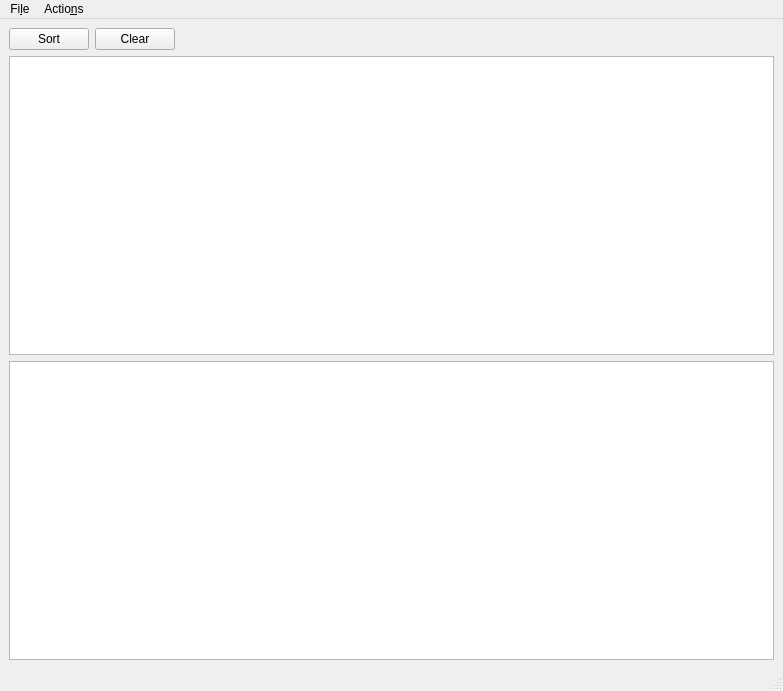
<?xml version="1.0" encoding="UTF-8"?>
<ui version="4.0">
 <class>MainWindow</class>
 <widget class="QMainWindow" name="MainWindow">
  <property name="geometry">
   <rect>
    <x>0</x>
    <y>0</y>
    <width>783</width>
    <height>691</height>
   </rect>
  </property>
  <property name="windowTitle">
   <string>Pointer Scanner</string>
  </property>
  <widget class="QWidget" name="centralwidget">
   <layout class="QGridLayout" name="gridLayout">
    <item row="2" column="0">
     <widget class="QTableWidget" name="tableWidget_ScanResult">
      <property name="font">
       <font>
        <family>Monospace</family>
       </font>
      </property>
      <property name="editTriggers">
       <set>QAbstractItemView::EditTrigger::NoEditTriggers</set>
      </property>
      <property name="selectionMode">
       <enum>QAbstractItemView::SelectionMode::SingleSelection</enum>
      </property>
      <property name="selectionBehavior">
       <enum>QAbstractItemView::SelectionBehavior::SelectRows</enum>
      </property>
      <property name="sortingEnabled">
       <bool>true</bool>
      </property>
      <attribute name="horizontalHeaderStretchLastSection">
       <bool>true</bool>
      </attribute>
      <attribute name="verticalHeaderVisible">
       <bool>false</bool>
      </attribute>
      <attribute name="verticalHeaderMinimumSectionSize">
       <number>16</number>
      </attribute>
      <attribute name="verticalHeaderDefaultSectionSize">
       <number>16</number>
      </attribute>
     </widget>
    </item>
    <item row="0" column="0">
     <layout class="QHBoxLayout" name="horizontalLayout">
      <item>
       <widget class="QPushButton" name="pushButton_Sort">
        <property name="text">
         <string>Sort</string>
        </property>
       </widget>
      </item>
      <item>
       <widget class="QPushButton" name="pushButton_Clear">
        <property name="text">
         <string>Clear</string>
        </property>
       </widget>
      </item>
      <item>
       <spacer name="horizontalSpacer">
        <property name="orientation">
         <enum>Qt::Orientation::Horizontal</enum>
        </property>
        <property name="sizeHint" stdset="0">
         <size>
          <width>684</width>
          <height>20</height>
         </size>
        </property>
       </spacer>
      </item>
     </layout>
    </item>
    <item row="1" column="0">
     <widget class="QTextEdit" name="textEdit"/>
    </item>
   </layout>
  </widget>
  <widget class="QMenuBar" name="menubar">
   <property name="geometry">
    <rect>
     <x>0</x>
     <y>0</y>
     <width>783</width>
     <height>30</height>
    </rect>
   </property>
   <widget class="QMenu" name="menuFile">
    <property name="title">
     <string>Fi&amp;le</string>
    </property>
    <addaction name="actionOpen"/>
    <addaction name="actionSaveAs"/>
   </widget>
   <widget class="QMenu" name="menuActions">
    <property name="title">
     <string>Actio&amp;ns</string>
    </property>
    <addaction name="actionScan"/>
    <addaction name="actionFilter"/>
   </widget>
   <addaction name="menuFile"/>
   <addaction name="menuActions"/>
  </widget>
  <widget class="QStatusBar" name="statusbar"/>
  <action name="actionOpen">
   <property name="text">
    <string>&amp;Open</string>
   </property>
  </action>
  <action name="actionSaveAs">
   <property name="text">
    <string>&amp;Save As...</string>
   </property>
  </action>
  <action name="actionScan">
   <property name="text">
    <string>&amp;Scan</string>
   </property>
  </action>
  <action name="actionFilter">
   <property name="text">
    <string>&amp;Filter</string>
   </property>
  </action>
 </widget>
 <resources/>
 <connections/>
</ui>
